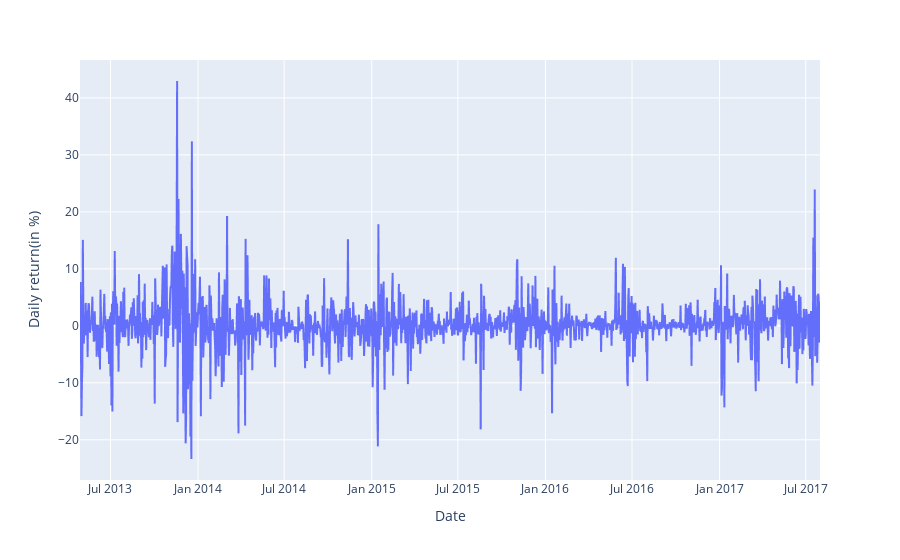

The cell this chart's notebook holds for it:
### Code cell
import plotly.express as px
px.line(df2 , x="Date" , y="Daily return(in %)")

### Figure 1 — Plotly figure (JSON) as saved in the notebook; plotly's stock layout.template omitted (floating-point values rounded to 4 significant figures; data arrays with more than 128 entries replaced by an {"elided": "..."} marker saying what was removed)
{"data": [{"hovertemplate": "Date=%{x}<br>Daily return(in %)=%{y}<extra></extra>", "legendgroup": "", "line": {"color": "#636efa", "dash": "solid"}, "marker": {"symbol": "circle"}, "mode": "lines", "name": "", "showlegend": false, "type": "scattergl", "x": {"elided": "1556 str values"}, "xaxis": "x", "y": {"elided": "1556 float values"}, "yaxis": "y"}], "layout": {"legend": {"tracegroupgap": 0}, "margin": {"t": 60}, "xaxis": {"anchor": "y", "domain": [0, 1], "title": {"text": "Date"}}, "yaxis": {"anchor": "x", "domain": [0, 1], "title": {"text": "Daily return(in %)"}}}}
